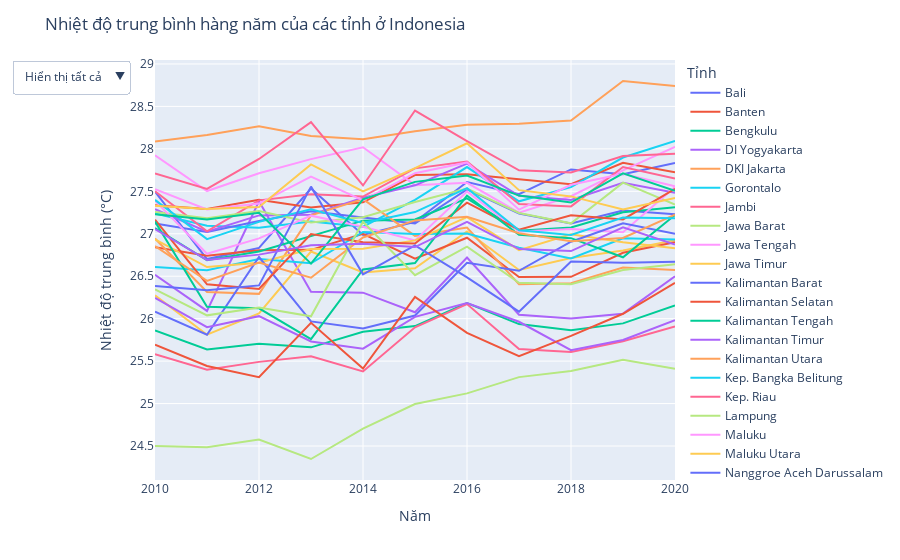

The notebook cell this image was saved under:
### Markdown cell above
#### Kỹ thuật áp dụng:
* Hover data: Khi người dùng di chuột qua một điểm dữ liệu, một tooltip sẽ xuất hiện hiển thị tất cả giá trị ở điểm dữ liệu đó.
* Zoom và cuộn: Người dùng có thể sử dụng công cụ zoom và cuộn để phóng to hoặc thu nhỏ các phần cụ thể của biểu đồ.
* Selection: người dùng có thể nhấp vào từng province_name ở list bên phải để ẩn hoặc hiện đường nhiệt độ của tỉnh đó trên biểu đồ. Có thể ẩn hoặc hiện tất cả tỉnh bằng nút bên trái

### Code cell
df_temp_year = df.groupby(['year','province_name'],as_index=False)['Tavg'].mean()
fig = px.line(df_temp_year, x='year', y='Tavg', 
              labels={'year': 'Năm', 'province_name': 'Tỉnh', 'Tavg': 'Nhiệt độ trung bình (°C)'}, 
              color="province_name")
fig.update_layout(
    title='Nhiệt độ trung bình hàng năm của các tỉnh ở Indonesia',
    updatemenus=[
        {
            'buttons': [
                {
                    'args': [{'visible': True}],
                    'label': 'Hiển thị tất cả',
                    'method': 'update'
                },
                {
                    'args': [{'visible': 'legendonly'}],
                    'label': 'Ẩn tất cả',
                    'method': 'update'
                }
            ],
            'direction': 'down',
            'showactive': True,
        }
    ]
)

fig.show()

### Figure 1 — Plotly figure (JSON) as saved in the notebook; plotly's stock layout.template omitted (floating-point values rounded to 4 significant figures)
{"data": [{"hovertemplate": "Tỉnh=Bali<br>Năm=%{x}<br>Nhiệt độ trung bình (°C)=%{y}<extra></extra>", "legendgroup": "Bali", "line": {"color": "#636efa", "dash": "solid"}, "marker": {"symbol": "circle"}, "mode": "lines", "name": "Bali", "orientation": "v", "showlegend": true, "type": "scatter", "x": [2010, 2011, 2012, 2013, 2014, 2015, 2016, 2017, 2018, 2019, 2020], "xaxis": "x", "y": [27.5, 26.7, 26.83, 27.53, 26.99, 27.14, 27.61, 27.47, 27.76, 27.7, 27.83], "yaxis": "y"}, {"hovertemplate": "Tỉnh=Banten<br>Năm=%{x}<br>Nhiệt độ trung bình (°C)=%{y}<extra></extra>", "legendgroup": "Banten", "line": {"color": "#EF553B", "dash": "solid"}, "marker": {"symbol": "circle"}, "mode": "lines", "name": "Banten", "orientation": "v", "showlegend": true, "type": "scatter", "x": [2010, 2011, 2012, 2013, 2014, 2015, 2016, 2017, 2018, 2019, 2020], "xaxis": "x", "y": [27.34, 27.29, 27.4, 27.31, 27.37, 27.69, 27.7, 27.64, 27.58, 27.83, 27.72], "yaxis": "y"}, {"hovertemplate": "Tỉnh=Bengkulu<br>Năm=%{x}<br>Nhiệt độ trung bình (°C)=%{y}<extra></extra>", "legendgroup": "Bengkulu", "line": {"color": "#00cc96", "dash": "solid"}, "marker": {"symbol": "circle"}, "mode": "lines", "name": "Bengkulu", "orientation": "v", "showlegend": true, "type": "scatter", "x": [2010, 2011, 2012, 2013, 2014, 2015, 2016, 2017, 2018, 2019, 2020], "xaxis": "x", "y": [25.86, 25.64, 25.7, 25.66, 25.85, 25.91, 26.18, 25.94, 25.86, 25.94, 26.16], "yaxis": "y"}, {"hovertemplate": "Tỉnh=DI Yogyakarta<br>Năm=%{x}<br>Nhiệt độ trung bình (°C)=%{y}<extra></extra>", "legendgroup": "DI Yogyakarta", "line": {"color": "#ab63fa", "dash": "solid"}, "marker": {"symbol": "circle"}, "mode": "lines", "name": "DI Yogyakarta", "orientation": "v", "showlegend": true, "type": "scatter", "x": [2010, 2011, 2012, 2013, 2014, 2015, 2016, 2017, 2018, 2019, 2020], "xaxis": "x", "y": [26.52, 26.09, 27.38, 26.32, 26.31, 26.08, 26.72, 26.05, 26.0, 26.06, 26.5], "yaxis": "y"}, {"hovertemplate": "Tỉnh=DKI Jakarta<br>Năm=%{x}<br>Nhiệt độ trung bình (°C)=%{y}<extra></extra>", "legendgroup": "DKI Jakarta", "line": {"color": "#FFA15A", "dash": "solid"}, "marker": {"symbol": "circle"}, "mode": "lines", "name": "DKI Jakarta", "orientation": "v", "showlegend": true, "type": "scatter", "x": [2010, 2011, 2012, 2013, 2014, 2015, 2016, 2017, 2018, 2019, 2020], "xaxis": "x", "y": [28.09, 28.16, 28.27, 28.15, 28.11, 28.21, 28.28, 28.3, 28.33, 28.8, 28.74], "yaxis": "y"}, {"hovertemplate": "Tỉnh=Gorontalo<br>Năm=%{x}<br>Nhiệt độ trung bình (°C)=%{y}<extra></extra>", "legendgroup": "Gorontalo", "line": {"color": "#19d3f3", "dash": "solid"}, "marker": {"symbol": "circle"}, "mode": "lines", "name": "Gorontalo", "orientation": "v", "showlegend": true, "type": "scatter", "x": [2010, 2011, 2012, 2013, 2014, 2015, 2016, 2017, 2018, 2019, 2020], "xaxis": "x", "y": [27.24, 27.09, 27.07, 27.15, 27.08, 27.4, 27.79, 27.38, 27.55, 27.9, 28.09], "yaxis": "y"}, {"hovertemplate": "Tỉnh=Jambi<br>Năm=%{x}<br>Nhiệt độ trung bình (°C)=%{y}<extra></extra>", "legendgroup": "Jambi", "line": {"color": "#FF6692", "dash": "solid"}, "marker": {"symbol": "circle"}, "mode": "lines", "name": "Jambi", "orientation": "v", "showlegend": true, "type": "scatter", "x": [2010, 2011, 2012, 2013, 2014, 2015, 2016, 2017, 2018, 2019, 2020], "xaxis": "x", "y": [25.58, 25.4, 25.49, 25.56, 25.38, 25.9, 26.17, 25.64, 25.61, 25.73, 25.91], "yaxis": "y"}, {"hovertemplate": "Tỉnh=Jawa Barat<br>Năm=%{x}<br>Nhiệt độ trung bình (°C)=%{y}<extra></extra>", "legendgroup": "Jawa Barat", "line": {"color": "#B6E880", "dash": "solid"}, "marker": {"symbol": "circle"}, "mode": "lines", "name": "Jawa Barat", "orientation": "v", "showlegend": true, "type": "scatter", "x": [2010, 2011, 2012, 2013, 2014, 2015, 2016, 2017, 2018, 2019, 2020], "xaxis": "x", "y": [24.5, 24.48, 24.58, 24.35, 24.71, 24.99, 25.12, 25.31, 25.38, 25.52, 25.41], "yaxis": "y"}, {"hovertemplate": "Tỉnh=Jawa Tengah<br>Năm=%{x}<br>Nhiệt độ trung bình (°C)=%{y}<extra></extra>", "legendgroup": "Jawa Tengah", "line": {"color": "#FF97FF", "dash": "solid"}, "marker": {"symbol": "circle"}, "mode": "lines", "name": "Jawa Tengah", "orientation": "v", "showlegend": true, "type": "scatter", "x": [2010, 2011, 2012, 2013, 2014, 2015, 2016, 2017, 2018, 2019, 2020], "xaxis": "x", "y": [27.92, 27.5, 27.71, 27.88, 28.02, 27.57, 27.6, 27.25, 27.44, 27.75, 28.02], "yaxis": "y"}, {"hovertemplate": "Tỉnh=Jawa Timur<br>Năm=%{x}<br>Nhiệt độ trung bình (°C)=%{y}<extra></extra>", "legendgroup": "Jawa Timur", "line": {"color": "#FECB52", "dash": "solid"}, "marker": {"symbol": "circle"}, "mode": "lines", "name": "Jawa Timur", "orientation": "v", "showlegend": true, "type": "scatter", "x": [2010, 2011, 2012, 2013, 2014, 2015, 2016, 2017, 2018, 2019, 2020], "xaxis": "x", "y": [26.27, 25.81, 26.06, 26.79, 26.55, 26.59, 27.03, 26.57, 26.71, 26.8, 26.92], "yaxis": "y"}, {"hovertemplate": "Tỉnh=Kalimantan Barat<br>Năm=%{x}<br>Nhiệt độ trung bình (°C)=%{y}<extra></extra>", "legendgroup": "Kalimantan Barat", "line": {"color": "#636efa", "dash": "solid"}, "marker": {"symbol": "circle"}, "mode": "lines", "name": "Kalimantan Barat", "orientation": "v", "showlegend": true, "type": "scatter", "x": [2010, 2011, 2012, 2013, 2014, 2015, 2016, 2017, 2018, 2019, 2020], "xaxis": "x", "y": [27.12, 27.02, 27.15, 27.27, 27.19, 27.12, 27.52, 27.24, 27.12, 27.27, 27.23], "yaxis": "y"}, {"hovertemplate": "Tỉnh=Kalimantan Selatan<br>Năm=%{x}<br>Nhiệt độ trung bình (°C)=%{y}<extra></extra>", "legendgroup": "Kalimantan Selatan", "line": {"color": "#EF553B", "dash": "solid"}, "marker": {"symbol": "circle"}, "mode": "lines", "name": "Kalimantan Selatan", "orientation": "v", "showlegend": true, "type": "scatter", "x": [2010, 2011, 2012, 2013, 2014, 2015, 2016, 2017, 2018, 2019, 2020], "xaxis": "x", "y": [26.84, 26.74, 26.81, 26.81, 27.0, 26.71, 26.95, 26.49, 26.49, 26.78, 26.9], "yaxis": "y"}, {"hovertemplate": "Tỉnh=Kalimantan Tengah<br>Năm=%{x}<br>Nhiệt độ trung bình (°C)=%{y}<extra></extra>", "legendgroup": "Kalimantan Tengah", "line": {"color": "#00cc96", "dash": "solid"}, "marker": {"symbol": "circle"}, "mode": "lines", "name": "Kalimantan Tengah", "orientation": "v", "showlegend": true, "type": "scatter", "x": [2010, 2011, 2012, 2013, 2014, 2015, 2016, 2017, 2018, 2019, 2020], "xaxis": "x", "y": [27.07, 26.69, 26.79, 26.98, 27.15, 27.17, 27.42, 27.04, 27.07, 27.25, 27.31], "yaxis": "y"}, {"hovertemplate": "Tỉnh=Kalimantan Timur<br>Năm=%{x}<br>Nhiệt độ trung bình (°C)=%{y}<extra></extra>", "legendgroup": "Kalimantan Timur", "line": {"color": "#ab63fa", "dash": "solid"}, "marker": {"symbol": "circle"}, "mode": "lines", "name": "Kalimantan Timur", "orientation": "v", "showlegend": true, "type": "scatter", "x": [2010, 2011, 2012, 2013, 2014, 2015, 2016, 2017, 2018, 2019, 2020], "xaxis": "x", "y": [27.29, 27.02, 27.22, 27.23, 27.42, 27.57, 27.83, 27.45, 27.4, 27.6, 27.48], "yaxis": "y"}, {"hovertemplate": "Tỉnh=Kalimantan Utara<br>Năm=%{x}<br>Nhiệt độ trung bình (°C)=%{y}<extra></extra>", "legendgroup": "Kalimantan Utara", "line": {"color": "#FFA15A", "dash": "solid"}, "marker": {"symbol": "circle"}, "mode": "lines", "name": "Kalimantan Utara", "orientation": "v", "showlegend": true, "type": "scatter", "x": [2010, 2011, 2012, 2013, 2014, 2015, 2016, 2017, 2018, 2019, 2020], "xaxis": "x", "y": [26.94, 26.31, 26.29, 27.22, 27.41, 26.98, 27.07, 26.41, 26.42, 26.6, 26.57], "yaxis": "y"}, {"hovertemplate": "Tỉnh=Kep. Bangka Belitung<br>Năm=%{x}<br>Nhiệt độ trung bình (°C)=%{y}<extra></extra>", "legendgroup": "Kep. Bangka Belitung", "line": {"color": "#19d3f3", "dash": "solid"}, "marker": {"symbol": "circle"}, "mode": "lines", "name": "Kep. Bangka Belitung", "orientation": "v", "showlegend": true, "type": "scatter", "x": [2010, 2011, 2012, 2013, 2014, 2015, 2016, 2017, 2018, 2019, 2020], "xaxis": "x", "y": [26.61, 26.57, 26.7, 26.65, 27.02, 27.0, 27.0, 26.83, 26.71, 26.95, 26.93], "yaxis": "y"}, {"hovertemplate": "Tỉnh=Kep. Riau<br>Năm=%{x}<br>Nhiệt độ trung bình (°C)=%{y}<extra></extra>", "legendgroup": "Kep. Riau", "line": {"color": "#FF6692", "dash": "solid"}, "marker": {"symbol": "circle"}, "mode": "lines", "name": "Kep. Riau", "orientation": "v", "showlegend": true, "type": "scatter", "x": [2010, 2011, 2012, 2013, 2014, 2015, 2016, 2017, 2018, 2019, 2020], "xaxis": "x", "y": [27.5, 27.03, 27.39, 27.46, 27.44, 27.77, 27.85, 27.35, 27.32, 27.79, 27.65], "yaxis": "y"}, {"hovertemplate": "Tỉnh=Lampung<br>Năm=%{x}<br>Nhiệt độ trung bình (°C)=%{y}<extra></extra>", "legendgroup": "Lampung", "line": {"color": "#B6E880", "dash": "solid"}, "marker": {"symbol": "circle"}, "mode": "lines", "name": "Lampung", "orientation": "v", "showlegend": true, "type": "scatter", "x": [2010, 2011, 2012, 2013, 2014, 2015, 2016, 2017, 2018, 2019, 2020], "xaxis": "x", "y": [27.26, 27.18, 27.27, 27.13, 27.19, 27.37, 27.53, 27.24, 27.12, 27.6, 27.34], "yaxis": "y"}, {"hovertemplate": "Tỉnh=Maluku<br>Năm=%{x}<br>Nhiệt độ trung bình (°C)=%{y}<extra></extra>", "legendgroup": "Maluku", "line": {"color": "#FF97FF", "dash": "solid"}, "marker": {"symbol": "circle"}, "mode": "lines", "name": "Maluku", "orientation": "v", "showlegend": true, "type": "scatter", "x": [2010, 2011, 2012, 2013, 2014, 2015, 2016, 2017, 2018, 2019, 2020], "xaxis": "x", "y": [27.39, 26.76, 26.95, 27.21, 27.08, 26.92, 27.5, 27.03, 27.06, 27.02, 27.55], "yaxis": "y"}, {"hovertemplate": "Tỉnh=Maluku Utara<br>Năm=%{x}<br>Nhiệt độ trung bình (°C)=%{y}<extra></extra>", "legendgroup": "Maluku Utara", "line": {"color": "#FECB52", "dash": "solid"}, "marker": {"symbol": "circle"}, "mode": "lines", "name": "Maluku Utara", "orientation": "v", "showlegend": true, "type": "scatter", "x": [2010, 2011, 2012, 2013, 2014, 2015, 2016, 2017, 2018, 2019, 2020], "xaxis": "x", "y": [26.94, 26.61, 26.66, 26.82, 26.82, 26.92, 27.2, 26.81, 26.99, 26.9, 26.83], "yaxis": "y"}, {"hovertemplate": "Tỉnh=Nanggroe Aceh Darussalam<br>Năm=%{x}<br>Nhiệt độ trung bình (°C)=%{y}<extra></extra>", "legendgroup": "Nanggroe Aceh Darussalam", "line": {"color": "#636efa", "dash": "solid"}, "marker": {"symbol": "circle"}, "mode": "lines", "name": "Nanggroe Aceh Darussalam", "orientation": "v", "showlegend": true, "type": "scatter", "x": [2010, 2011, 2012, 2013, 2014, 2015, 2016, 2017, 2018, 2019, 2020], "xaxis": "x", "y": [26.08, 25.81, 26.73, 25.97, 25.88, 26.04, 26.66, 26.56, 26.91, 27.12, 27.0], "yaxis": "y"}, {"hovertemplate": "Tỉnh=Nusa Tenggara Barat<br>Năm=%{x}<br>Nhiệt độ trung bình (°C)=%{y}<extra></extra>", "legendgroup": "Nusa Tenggara Barat", "line": {"color": "#EF553B", "dash": "solid"}, "marker": {"symbol": "circle"}, "mode": "lines", "name": "Nusa Tenggara Barat", "orientation": "v", "showlegend": true, "type": "scatter", "x": [2010, 2011, 2012, 2013, 2014, 2015, 2016, 2017, 2018, 2019, 2020], "xaxis": "x", "y": [27.17, 26.4, 26.35, 27.0, 26.9, 26.88, 27.37, 27.05, 27.22, 27.17, 27.53], "yaxis": "y"}, {"hovertemplate": "Tỉnh=Nusa Tenggara Timur<br>Năm=%{x}<br>Nhiệt độ trung bình (°C)=%{y}<extra></extra>", "legendgroup": "Nusa Tenggara Timur", "line": {"color": "#00cc96", "dash": "solid"}, "marker": {"symbol": "circle"}, "mode": "lines", "name": "Nusa Tenggara Timur", "orientation": "v", "showlegend": true, "type": "scatter", "x": [2010, 2011, 2012, 2013, 2014, 2015, 2016, 2017, 2018, 2019, 2020], "xaxis": "x", "y": [27.14, 26.14, 26.12, 25.76, 26.58, 26.65, 27.45, 26.99, 26.95, 26.72, 27.22], "yaxis": "y"}, {"hovertemplate": "Tỉnh=Papua<br>Năm=%{x}<br>Nhiệt độ trung bình (°C)=%{y}<extra></extra>", "legendgroup": "Papua", "line": {"color": "#ab63fa", "dash": "solid"}, "marker": {"symbol": "circle"}, "mode": "lines", "name": "Papua", "orientation": "v", "showlegend": true, "type": "scatter", "x": [2010, 2011, 2012, 2013, 2014, 2015, 2016, 2017, 2018, 2019, 2020], "xaxis": "x", "y": [26.24, 25.9, 26.03, 25.73, 25.65, 26.02, 26.18, 25.96, 25.63, 25.75, 25.98], "yaxis": "y"}, {"hovertemplate": "Tỉnh=Papua Barat<br>Năm=%{x}<br>Nhiệt độ trung bình (°C)=%{y}<extra></extra>", "legendgroup": "Papua Barat", "line": {"color": "#FFA15A", "dash": "solid"}, "marker": {"symbol": "circle"}, "mode": "lines", "name": "Papua Barat", "orientation": "v", "showlegend": true, "type": "scatter", "x": [2010, 2011, 2012, 2013, 2014, 2015, 2016, 2017, 2018, 2019, 2020], "xaxis": "x", "y": [26.86, 26.44, 26.66, 26.48, 26.96, 27.16, 27.2, 27.01, 26.91, 26.95, 27.22], "yaxis": "y"}, {"hovertemplate": "Tỉnh=Riau<br>Năm=%{x}<br>Nhiệt độ trung bình (°C)=%{y}<extra></extra>", "legendgroup": "Riau", "line": {"color": "#19d3f3", "dash": "solid"}, "marker": {"symbol": "circle"}, "mode": "lines", "name": "Riau", "orientation": "v", "showlegend": true, "type": "scatter", "x": [2010, 2011, 2012, 2013, 2014, 2015, 2016, 2017, 2018, 2019, 2020], "xaxis": "x", "y": [27.4, 26.94, 27.14, 27.29, 27.13, 27.26, 27.54, 27.04, 26.98, 27.19, 27.18], "yaxis": "y"}, {"hovertemplate": "Tỉnh=Sulawesi Barat<br>Năm=%{x}<br>Nhiệt độ trung bình (°C)=%{y}<extra></extra>", "legendgroup": "Sulawesi Barat", "line": {"color": "#FF6692", "dash": "solid"}, "marker": {"symbol": "circle"}, "mode": "lines", "name": "Sulawesi Barat", "orientation": "v", "showlegend": true, "type": "scatter", "x": [2010, 2011, 2012, 2013, 2014, 2015, 2016, 2017, 2018, 2019, 2020], "xaxis": "x", "y": [27.71, 27.53, 27.88, 28.31, 27.57, 28.45, 28.09, 27.75, 27.72, 27.92, 27.94], "yaxis": "y"}, {"hovertemplate": "Tỉnh=Sulawesi Selatan<br>Năm=%{x}<br>Nhiệt độ trung bình (°C)=%{y}<extra></extra>", "legendgroup": "Sulawesi Selatan", "line": {"color": "#B6E880", "dash": "solid"}, "marker": {"symbol": "circle"}, "mode": "lines", "name": "Sulawesi Selatan", "orientation": "v", "showlegend": true, "type": "scatter", "x": [2010, 2011, 2012, 2013, 2014, 2015, 2016, 2017, 2018, 2019, 2020], "xaxis": "x", "y": [26.34, 26.04, 26.13, 26.03, 27.14, 26.51, 26.85, 26.42, 26.4, 26.57, 26.64], "yaxis": "y"}, {"hovertemplate": "Tỉnh=Sulawesi Tengah<br>Năm=%{x}<br>Nhiệt độ trung bình (°C)=%{y}<extra></extra>", "legendgroup": "Sulawesi Tengah", "line": {"color": "#FF97FF", "dash": "solid"}, "marker": {"symbol": "circle"}, "mode": "lines", "name": "Sulawesi Tengah", "orientation": "v", "showlegend": true, "type": "scatter", "x": [2010, 2011, 2012, 2013, 2014, 2015, 2016, 2017, 2018, 2019, 2020], "xaxis": "x", "y": [27.53, 27.29, 27.36, 27.67, 27.39, 27.71, 27.84, 27.28, 27.58, 27.71, 27.56], "yaxis": "y"}, {"hovertemplate": "Tỉnh=Sulawesi Tenggara<br>Năm=%{x}<br>Nhiệt độ trung bình (°C)=%{y}<extra></extra>", "legendgroup": "Sulawesi Tenggara", "line": {"color": "#FECB52", "dash": "solid"}, "marker": {"symbol": "circle"}, "mode": "lines", "name": "Sulawesi Tenggara", "orientation": "v", "showlegend": true, "type": "scatter", "x": [2010, 2011, 2012, 2013, 2014, 2015, 2016, 2017, 2018, 2019, 2020], "xaxis": "x", "y": [27.33, 27.29, 27.32, 27.82, 27.5, 27.77, 28.07, 27.51, 27.44, 27.29, 27.42], "yaxis": "y"}, {"hovertemplate": "Tỉnh=Sulawesi Utara<br>Năm=%{x}<br>Nhiệt độ trung bình (°C)=%{y}<extra></extra>", "legendgroup": "Sulawesi Utara", "line": {"color": "#636efa", "dash": "solid"}, "marker": {"symbol": "circle"}, "mode": "lines", "name": "Sulawesi Utara", "orientation": "v", "showlegend": true, "type": "scatter", "x": [2010, 2011, 2012, 2013, 2014, 2015, 2016, 2017, 2018, 2019, 2020], "xaxis": "x", "y": [26.39, 26.34, 26.39, 27.56, 26.52, 26.86, 26.49, 26.08, 26.67, 26.66, 26.67], "yaxis": "y"}, {"hovertemplate": "Tỉnh=Sumatera Barat<br>Năm=%{x}<br>Nhiệt độ trung bình (°C)=%{y}<extra></extra>", "legendgroup": "Sumatera Barat", "line": {"color": "#EF553B", "dash": "solid"}, "marker": {"symbol": "circle"}, "mode": "lines", "name": "Sumatera Barat", "orientation": "v", "showlegend": true, "type": "scatter", "x": [2010, 2011, 2012, 2013, 2014, 2015, 2016, 2017, 2018, 2019, 2020], "xaxis": "x", "y": [25.69, 25.44, 25.31, 25.95, 25.41, 26.26, 25.83, 25.56, 25.8, 26.06, 26.42], "yaxis": "y"}, {"hovertemplate": "Tỉnh=Sumatera Selatan<br>Năm=%{x}<br>Nhiệt độ trung bình (°C)=%{y}<extra></extra>", "legendgroup": "Sumatera Selatan", "line": {"color": "#00cc96", "dash": "solid"}, "marker": {"symbol": "circle"}, "mode": "lines", "name": "Sumatera Selatan", "orientation": "v", "showlegend": true, "type": "scatter", "x": [2010, 2011, 2012, 2013, 2014, 2015, 2016, 2017, 2018, 2019, 2020], "xaxis": "x", "y": [27.23, 27.17, 27.25, 26.65, 27.4, 27.61, 27.69, 27.45, 27.37, 27.71, 27.51], "yaxis": "y"}, {"hovertemplate": "Tỉnh=Sumatera Utara<br>Năm=%{x}<br>Nhiệt độ trung bình (°C)=%{y}<extra></extra>", "legendgroup": "Sumatera Utara", "line": {"color": "#ab63fa", "dash": "solid"}, "marker": {"symbol": "circle"}, "mode": "lines", "name": "Sumatera Utara", "orientation": "v", "showlegend": true, "type": "scatter", "x": [2010, 2011, 2012, 2013, 2014, 2015, 2016, 2017, 2018, 2019, 2020], "xaxis": "x", "y": [27.05, 26.69, 26.75, 26.86, 26.88, 26.84, 27.14, 26.82, 26.8, 27.07, 26.87], "yaxis": "y"}], "layout": {"legend": {"title": {"text": "Tỉnh"}, "tracegroupgap": 0}, "margin": {"t": 60}, "title": {"text": "Nhiệt độ trung bình hàng năm của các tỉnh ở Indonesia"}, "updatemenus": [{"buttons": [{"args": [{"visible": true}], "label": "Hiển thị tất cả", "method": "update"}, {"args": [{"visible": "legendonly"}], "label": "Ẩn tất cả", "method": "update"}], "direction": "down", "showactive": true}], "xaxis": {"anchor": "y", "domain": [0, 1], "title": {"text": "Năm"}}, "yaxis": {"anchor": "x", "domain": [0, 1], "title": {"text": "Nhiệt độ trung bình (°C)"}}}}
